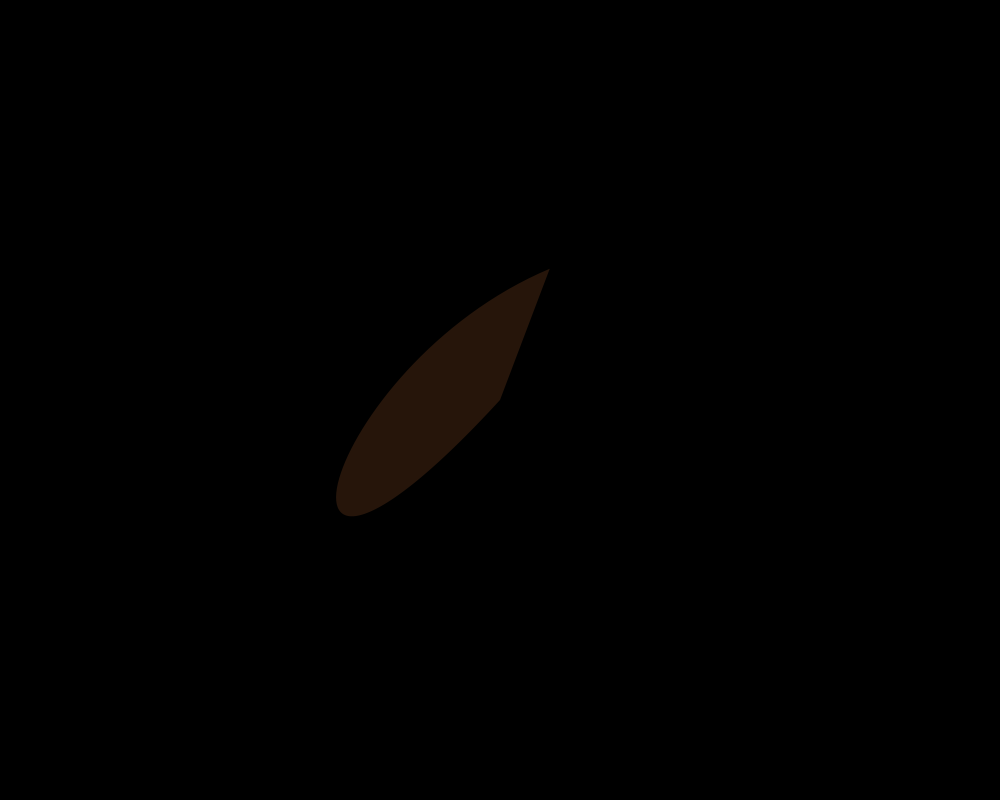
Frame 1 (no input)
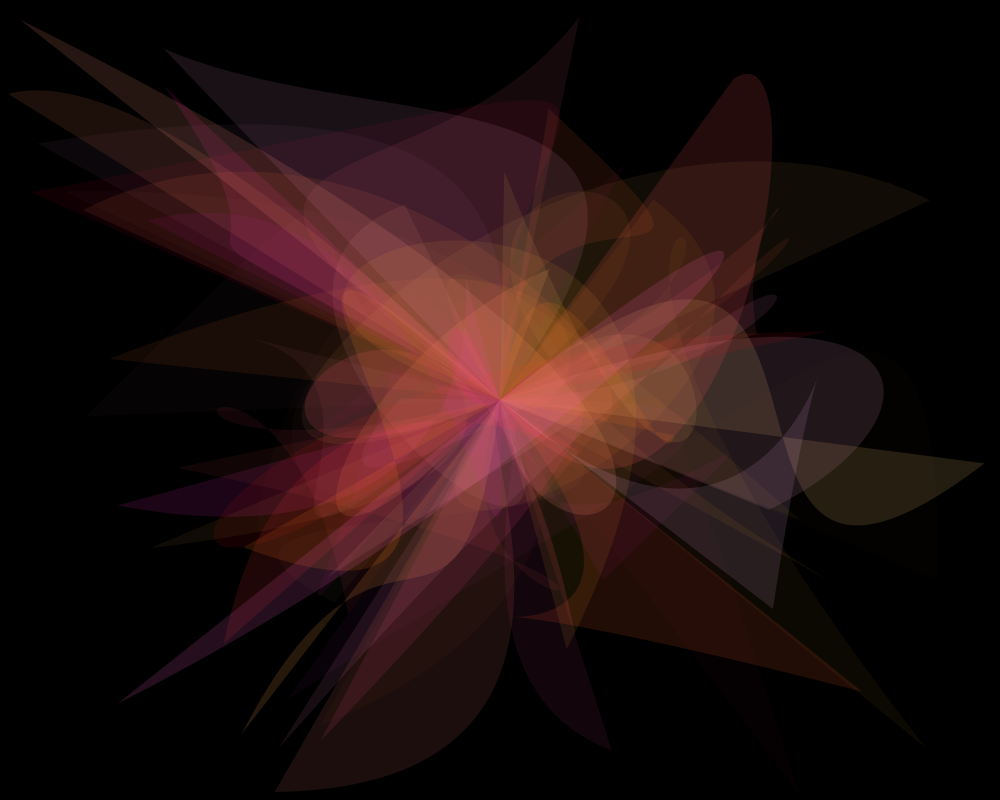
Frame 60 (the mouse pressed at the canvas centre just before this capture)
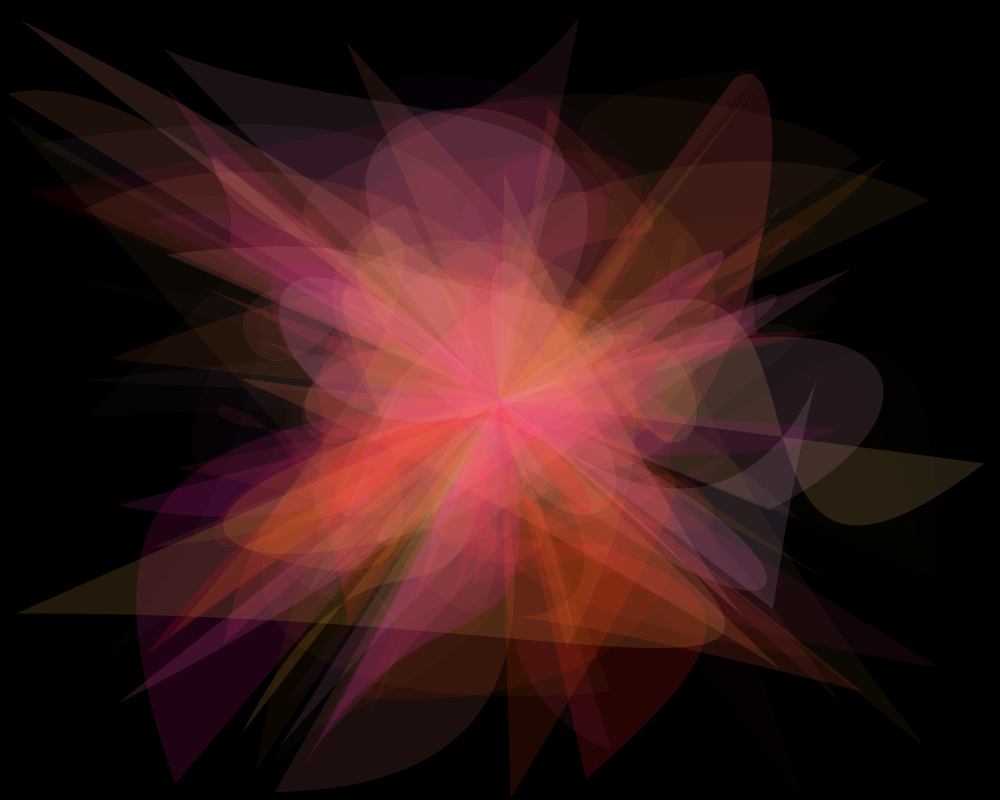
Frame 120 (the mouse held since frame 60 and released just before this capture)

The Processing sketch that drew these frames (run headless with seeded random() and noise(); from frame 60 on, the mouse is pressed at the canvas centre):

// Processing sketch: processing_89027
// ── processing_89027.pde


int positionX;
int positionY;

void setup(){
  size(1000,800);
  smooth();
  background(0);
}

void draw(){  

  
    fill(255,random(222),random(248),random(40));
    noStroke();
    beginShape();
    vertex(width/2, height/2);
    bezierVertex(random(width), random(height), random(width), random(height),random(width), random(height));
    endShape();
    
    if(mousePressed && (mouseButton==LEFT)){
      fill(random(255),random(255),random(255),random(80));
      positionX=mouseX;
      positionY=mouseY;
      beginShape();
      vertex(positionX, positionY);
      bezierVertex(random(width), random(height), random(width), random(height),random(width), random(height));
      bezierVertex(random(width), random(height), random(width), random(height),random(width), random(height));
      endShape();
    }
    if(mousePressed && (mouseButton==RIGHT)){
      fill(0);
      positionX=mouseX;
      positionY=mouseY;
      ellipse(positionX,positionY,300,300);
    }    
}
